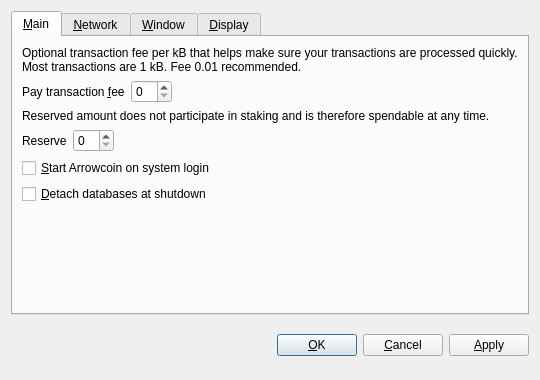
<?xml version="1.0" encoding="UTF-8"?>
<ui version="4.0">
 <class>OptionsDialog</class>
 <widget class="QDialog" name="OptionsDialog">
  <property name="geometry">
   <rect>
    <x>0</x>
    <y>0</y>
    <width>540</width>
    <height>380</height>
   </rect>
  </property>
  <property name="windowTitle">
   <string>Options</string>
  </property>
  <property name="modal">
   <bool>true</bool>
  </property>
  <layout class="QVBoxLayout" name="verticalLayout">
   <item>
    <widget class="QTabWidget" name="tabWidget">
     <property name="tabPosition">
      <enum>QTabWidget::North</enum>
     </property>
     <property name="currentIndex">
      <number>0</number>
     </property>
     <widget class="QWidget" name="tabMain">
      <attribute name="title">
       <string>&amp;Main</string>
      </attribute>
      <layout class="QVBoxLayout" name="verticalLayout_Main">
       <item>
        <widget class="QLabel" name="transactionFeeInfoLabel">
         <property name="text">
          <string>Optional transaction fee per kB that helps make sure your transactions are processed quickly. Most transactions are 1 kB. Fee 0.01 recommended.</string>
         </property>
         <property name="textFormat">
          <enum>Qt::PlainText</enum>
         </property>
         <property name="wordWrap">
          <bool>true</bool>
         </property>
        </widget>
       </item>
       <item>
        <layout class="QHBoxLayout" name="horizontalLayoutFee">
         <item>
          <widget class="QLabel" name="transactionFeeLabel">
           <property name="text">
            <string>Pay transaction &amp;fee</string>
           </property>
           <property name="textFormat">
            <enum>Qt::PlainText</enum>
           </property>
           <property name="buddy">
            <cstring>transactionFee</cstring>
           </property>
          </widget>
         </item>
         <item>
          <widget class="BitcoinAmountField" name="transactionFee"/>
         </item>
         <item>
          <spacer name="horizontalSpacerFee">
           <property name="orientation">
            <enum>Qt::Horizontal</enum>
           </property>
           <property name="sizeHint" stdset="0">
            <size>
             <width>40</width>
             <height>20</height>
            </size>
           </property>
          </spacer>
         </item>
        </layout>
       </item>
       <item>
        <widget class="QLabel" name="reserveBalanceInfoLabel">
         <property name="text">
          <string>Reserved amount does not participate in staking and is therefore spendable at any time.</string>
         </property>
         <property name="textFormat">
          <enum>Qt::PlainText</enum>
         </property>
         <property name="wordWrap">
          <bool>true</bool>
         </property>
        </widget>
       </item>
       <item>
        <layout class="QHBoxLayout" name="horizontalLayoutReserveBalance">
         <item>
          <widget class="QLabel" name="reserveBalanceLabel">
           <property name="text">
            <string>Reserve</string>
           </property>
           <property name="textFormat">
            <enum>Qt::PlainText</enum>
           </property>
           <property name="buddy">
            <cstring>reserveBalance</cstring>
           </property>
          </widget>
         </item>
         <item>
          <widget class="BitcoinAmountField" name="reserveBalance"/>
         </item>
         <item>
          <spacer name="horizontalSpacerReserveBalance">
           <property name="orientation">
            <enum>Qt::Horizontal</enum>
           </property>
           <property name="sizeHint" stdset="0">
            <size>
             <width>40</width>
             <height>20</height>
            </size>
           </property>
          </spacer>
         </item>
        </layout>
       </item>
       <item>
        <widget class="QCheckBox" name="bitcoinAtStartup">
         <property name="toolTip">
          <string>Automatically start Arrowcoin after logging in to the system.</string>
         </property>
         <property name="text">
          <string>&amp;Start Arrowcoin on system login</string>
         </property>
        </widget>
       </item>
       <item>
        <widget class="QCheckBox" name="detachDatabases">
         <property name="toolTip">
          <string>Detach block and address databases at shutdown. This means they can be moved to another data directory, but it slows down shutdown. The wallet is always detached.</string>
         </property>
         <property name="text">
          <string>&amp;Detach databases at shutdown</string>
         </property>
        </widget>
       </item>
       <item>
        <spacer name="verticalSpacer_Main">
         <property name="orientation">
          <enum>Qt::Vertical</enum>
         </property>
         <property name="sizeHint" stdset="0">
          <size>
           <width>20</width>
           <height>40</height>
          </size>
         </property>
        </spacer>
       </item>
      </layout>
     </widget>
     <widget class="QWidget" name="tabNetwork">
      <attribute name="title">
       <string>&amp;Network</string>
      </attribute>
      <layout class="QVBoxLayout" name="verticalLayout_Network">
       <item>
        <widget class="QCheckBox" name="mapPortUpnp">
         <property name="toolTip">
          <string>Automatically open the Arrowcoin client port on the router. This only works when your router supports UPnP and it is enabled.</string>
         </property>
         <property name="text">
          <string>Map port using &amp;UPnP</string>
         </property>
        </widget>
       </item>
       <item>
        <widget class="QCheckBox" name="connectSocks">
         <property name="toolTip">
          <string>Connect to the Arrowcoin network through a SOCKS proxy (e.g. when connecting through Tor).</string>
         </property>
         <property name="text">
          <string>&amp;Connect through SOCKS proxy:</string>
         </property>
        </widget>
       </item>
       <item>
        <layout class="QHBoxLayout" name="horizontalLayout_Network">
         <item>
          <widget class="QLabel" name="proxyIpLabel">
           <property name="text">
            <string>Proxy &amp;IP:</string>
           </property>
           <property name="textFormat">
            <enum>Qt::PlainText</enum>
           </property>
           <property name="buddy">
            <cstring>proxyIp</cstring>
           </property>
          </widget>
         </item>
         <item>
          <widget class="QValidatedLineEdit" name="proxyIp">
           <property name="maximumSize">
            <size>
             <width>140</width>
             <height>16777215</height>
            </size>
           </property>
           <property name="toolTip">
            <string>IP address of the proxy (e.g. 127.0.0.1)</string>
           </property>
          </widget>
         </item>
         <item>
          <widget class="QLabel" name="proxyPortLabel">
           <property name="text">
            <string>&amp;Port:</string>
           </property>
           <property name="textFormat">
            <enum>Qt::PlainText</enum>
           </property>
           <property name="buddy">
            <cstring>proxyPort</cstring>
           </property>
          </widget>
         </item>
         <item>
          <widget class="QLineEdit" name="proxyPort">
           <property name="maximumSize">
            <size>
             <width>55</width>
             <height>16777215</height>
            </size>
           </property>
           <property name="toolTip">
            <string>Port of the proxy (e.g. 9050)</string>
           </property>
          </widget>
         </item>
         <item>
          <widget class="QLabel" name="socksVersionLabel">
           <property name="text">
            <string>SOCKS &amp;Version:</string>
           </property>
           <property name="textFormat">
            <enum>Qt::PlainText</enum>
           </property>
           <property name="buddy">
            <cstring>socksVersion</cstring>
           </property>
          </widget>
         </item>
         <item>
          <widget class="QValueComboBox" name="socksVersion">
           <property name="toolTip">
            <string>SOCKS version of the proxy (e.g. 5)</string>
           </property>
          </widget>
         </item>
         <item>
          <spacer name="horizontalSpacer_Network">
           <property name="orientation">
            <enum>Qt::Horizontal</enum>
           </property>
           <property name="sizeHint" stdset="0">
            <size>
             <width>40</width>
             <height>20</height>
            </size>
           </property>
          </spacer>
         </item>
        </layout>
       </item>
       <item>
        <spacer name="verticalSpacer_Network">
         <property name="orientation">
          <enum>Qt::Vertical</enum>
         </property>
         <property name="sizeHint" stdset="0">
          <size>
           <width>20</width>
           <height>40</height>
          </size>
         </property>
        </spacer>
       </item>
      </layout>
     </widget>
     <widget class="QWidget" name="tabWindow">
      <attribute name="title">
       <string>&amp;Window</string>
      </attribute>
      <layout class="QVBoxLayout" name="verticalLayout_Window">
       <item>
        <widget class="QCheckBox" name="minimizeToTray">
         <property name="toolTip">
          <string>Show only a tray icon after minimizing the window.</string>
         </property>
         <property name="text">
          <string>&amp;Minimize to the tray instead of the taskbar</string>
         </property>
        </widget>
       </item>
       <item>
        <widget class="QCheckBox" name="minimizeOnClose">
         <property name="toolTip">
          <string>Minimize instead of exit the application when the window is closed. When this option is enabled, the application will be closed only after selecting Quit in the menu.</string>
         </property>
         <property name="text">
          <string>M&amp;inimize on close</string>
         </property>
        </widget>
       </item>
       <item>
        <spacer name="verticalSpacer_Window">
         <property name="orientation">
          <enum>Qt::Vertical</enum>
         </property>
         <property name="sizeHint" stdset="0">
          <size>
           <width>20</width>
           <height>40</height>
          </size>
         </property>
        </spacer>
       </item>
      </layout>
     </widget>
     <widget class="QWidget" name="tabDisplay">
      <attribute name="title">
       <string>&amp;Display</string>
      </attribute>
      <layout class="QVBoxLayout" name="verticalLayout_Display">
       <item>
        <layout class="QHBoxLayout" name="horizontalLayout_1_Display">
         <item>
          <widget class="QLabel" name="langLabel">
           <property name="text">
            <string>User Interface &amp;language:</string>
           </property>
           <property name="textFormat">
            <enum>Qt::PlainText</enum>
           </property>
           <property name="buddy">
            <cstring>lang</cstring>
           </property>
          </widget>
         </item>
         <item>
          <widget class="QValueComboBox" name="lang">
           <property name="toolTip">
            <string>The user interface language can be set here. This setting will take effect after restarting Arrowcoin.</string>
           </property>
          </widget>
         </item>
        </layout>
       </item>
       <item>
        <layout class="QHBoxLayout" name="horizontalLayout_2_Display">
         <item>
          <widget class="QLabel" name="unitLabel">
           <property name="text">
            <string>&amp;Unit to show amounts in:</string>
           </property>
           <property name="textFormat">
            <enum>Qt::PlainText</enum>
           </property>
           <property name="buddy">
            <cstring>unit</cstring>
           </property>
          </widget>
         </item>
         <item>
          <widget class="QValueComboBox" name="unit">
           <property name="toolTip">
            <string>Choose the default subdivision unit to show in the interface and when sending coins.</string>
           </property>
          </widget>
         </item>
        </layout>
       </item>
       <item>
        <widget class="QCheckBox" name="displayAddresses">
         <property name="toolTip">
          <string>Whether to show Arrowcoin addresses in the transaction list or not.</string>
         </property>
         <property name="text">
          <string>&amp;Display addresses in transaction list</string>
         </property>
        </widget>
       </item>
       <item>
        <widget class="QCheckBox" name="coinControlFeatures">
         <property name="toolTip">
          <string>Whether to show coin control features or not.</string>
         </property>
         <property name="text">
          <string>Display coin &amp;control features (experts only!)</string>
         </property>
        </widget>
       </item>
       <item>
        <spacer name="verticalSpacer_Display">
         <property name="orientation">
          <enum>Qt::Vertical</enum>
         </property>
         <property name="sizeHint" stdset="0">
          <size>
           <width>20</width>
           <height>40</height>
          </size>
         </property>
        </spacer>
       </item>
      </layout>
     </widget>
    </widget>
   </item>
   <item>
    <layout class="QHBoxLayout" name="horizontalLayout_Buttons">
     <item>
      <spacer name="horizontalSpacer_1">
       <property name="orientation">
        <enum>Qt::Horizontal</enum>
       </property>
       <property name="sizeHint" stdset="0">
        <size>
         <width>40</width>
         <height>48</height>
        </size>
       </property>
      </spacer>
     </item>
     <item>
      <widget class="QLabel" name="statusLabel">
       <property name="font">
        <font>
         <weight>75</weight>
         <bold>true</bold>
        </font>
       </property>
       <property name="text">
        <string/>
       </property>
       <property name="textFormat">
        <enum>Qt::PlainText</enum>
       </property>
       <property name="wordWrap">
        <bool>true</bool>
       </property>
      </widget>
     </item>
     <item>
      <spacer name="horizontalSpacer_2">
       <property name="orientation">
        <enum>Qt::Horizontal</enum>
       </property>
       <property name="sizeHint" stdset="0">
        <size>
         <width>40</width>
         <height>48</height>
        </size>
       </property>
      </spacer>
     </item>
     <item>
      <widget class="QPushButton" name="okButton">
       <property name="text">
        <string>&amp;OK</string>
       </property>
      </widget>
     </item>
     <item>
      <widget class="QPushButton" name="cancelButton">
       <property name="text">
        <string>&amp;Cancel</string>
       </property>
       <property name="autoDefault">
        <bool>false</bool>
       </property>
      </widget>
     </item>
     <item>
      <widget class="QPushButton" name="applyButton">
       <property name="text">
        <string>&amp;Apply</string>
       </property>
       <property name="autoDefault">
        <bool>false</bool>
       </property>
      </widget>
     </item>
    </layout>
   </item>
  </layout>
 </widget>
 <customwidgets>
  <customwidget>
   <class>BitcoinAmountField</class>
   <extends>QSpinBox</extends>
   <header>bitcoinamountfield.h</header>
  </customwidget>
  <customwidget>
   <class>QValueComboBox</class>
   <extends>QComboBox</extends>
   <header>qvaluecombobox.h</header>
  </customwidget>
  <customwidget>
   <class>QValidatedLineEdit</class>
   <extends>QLineEdit</extends>
   <header>qvalidatedlineedit.h</header>
  </customwidget>
 </customwidgets>
 <resources/>
 <connections/>
</ui>
